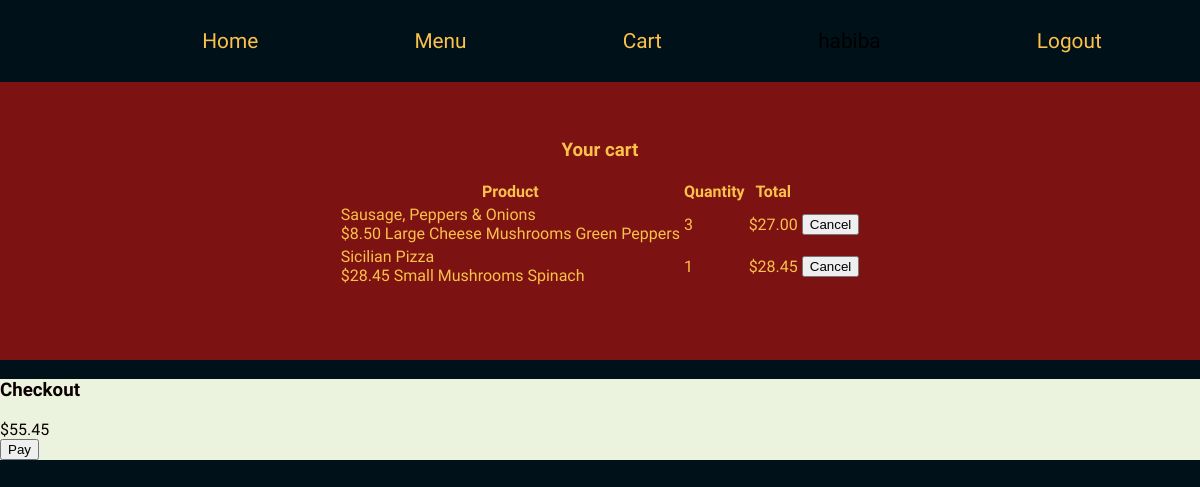
The app's page /cart/ (signed in) with its own data.
### cart/models.py (models this page shows)
class Cart_Item(models.Model):
    product = models.ForeignKey(Product, on_delete = models.CASCADE)
    quantity = models.PositiveSmallIntegerField()
    cart = models.ForeignKey(Cart, on_delete=models.CASCADE)
    def __str__(self):
        return f"{self.product}, {self.quantity}, {self.cart}"

class Product(models.Model):
    name = models.CharField( max_length = 20 )
    size =  models.CharField( max_length = 20, null = True, blank = True )
    price = models.DecimalField( max_digits = 10, decimal_places = 2 )
    category = models.ForeignKey(Category, on_delete = models.CASCADE, null = True, blank = True)
    additional = models.ForeignKey(Additional, on_delete = models.CASCADE, null = True, blank = True)
    def __str__(self):
        return f"${self.price}, {self.name}, {self.size}, {self.category}"

### orders/models.py (models this page shows, shortened)
class Extra(models.Model):
    extra = models.CharField( max_length = 50, blank = True )
    price_of_extra = models.DecimalField( max_digits = 10, decimal_places = 2, null = True, blank = True)

class Toppings(models.Model):
    topping =  models.CharField( max_length = 50 )
    def __str__(self):
        return f"{self.topping}"

### cart/views.py (the view)
# urls.py: path("", views.index, name="cart"),
def index(request):
    if not request.user.is_authenticated:
        print("okay")
        return render(request, "user/index.html", {"message": None})
    cart_items = Cart_Item.objects.filter(cart__user = request.user)
    print(Cart_Item.objects.filter(cart__user = request.user))
    context = {
        "user": request.user,
        "cart_items": Cart_Item.objects.filter(cart__user = request.user)
    }
    return render(request, "cart/cart.html", context)

### cart/models.py (called while the page is built)
    def __str__(self):
        return f"{self.user}"

    def __str__(self):
        return f"{self.menu}"

### orders/models.py (called while the page is built)
    def __str__(self):
        return f"{self.menu}"

### cart/templates/cart/cart.html (shortened to what this page needs)
{% extends 'orders/layout.html'%}
{% load static %}
{% block content %}
<section class="cart">
    <article class="cart">
        <div>
            <h1>Your cart</h1>
        </div>
        <div>
            <table id="table">
                <tr class="begin-row">
                    <th class="table-heading">Product</th>
                    <th class="table-heading">Quantity</th>
                    <th class="table-heading">Total</th>
                </tr>
                {% for cart_item in cart_items %}
                <tr class="row" id="{{ cart_item.id }}">
                    <td class="table-data" id="product-name">{{ cart_item.product.name }}
                        <br>
                        <label id="product-price" data-price="{{ cart_item.product.price }}">${{ cart_item.product.price }}</label>
                        <label id="product-size">{{ cart_item.product.size }}</label>
                        {% if cart_item.product.additional.toppings.all %}
                            {% for top in cart_item.product.additional.toppings.all %}
                                <label id="product-toppings">{{ top }}</label>
                            {% endfor %}
                        {% endif %}
                        {% if cart_item.product.additional.extra.all %}
                            {% for extra in cart_item.product.additional.extra.all %}
                                <label id="product-extras" data-price="{{ extra.price }}">{{ extra.extra }}</label>
                            {% endfor %}
                        {% endif %}
                    </td>
                    <td class="table-data" id="cart-item-quantity" data-quantity="{{ cart_item.quantity }}">{{ cart_item.quantity }}</td>
                    <td class="table-data" id="cart-item-total"></td>
                    <td class="table-data"><button class="cancel">Cancel</button></td>
                </tr>
                {% endfor%}
            </table>
        </div>
    </article>
</section>
<section class="checkout">
    <article class="checkout">
        <form id="payment-form">
            <div>
                <h1>Checkout</h1>
            </div>
            <div>
                <label id="total">Total</label>
            </div>
            <button id="submit" data-secret="{{ client_secret }}">Pay</button>
        </form>
    </article>
</section>
{% endblock %}

### orders/static/orders/style.css (style rules this page uses)
html, body { padding: 0%; margin: 0%; background-color: hsl(201, 100%, 5%); }
body { font-family: 'Julius Sans One', sans-serif; }

### orders/static/orders/index.css (style rules this page uses)
#pizza, #subs, #pasta, #salad, #dinnerplatter, .cart { background-color: #00111a; display: flex; justify-content: center; align-items: center; flex-direction: column; flex-wrap: wrap; color: #fcc14a; padding-bottom: 3%; }
.cart { padding-top: 5%; background-color: #7c1212; width: 100%; }
.checkout { color: #0a0000; background-color: #ebf3df; }

### records on screen
Cart_Item: product.name "Sausage, Peppers & Onions", product.price "8.50", product.size "Large", quantity "3"
Extra: extra "Cheese"
Extra: extra "Mushrooms"
Extra: extra "Green Peppers"
Cart_Item: product.name "Sicilian Pizza", product.price "28.45", product.size "Small", quantity "1"
Toppings: topping "Mushrooms"
Toppings: topping "Spinach"
